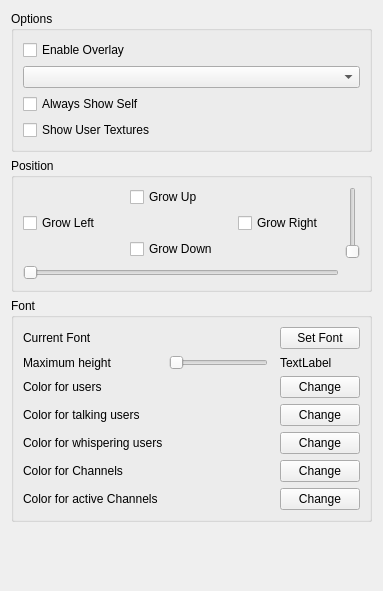
<?xml version="1.0" encoding="UTF-8"?>
<ui version="4.0">
 <class>OverlayConfig</class>
 <widget class="QWidget" name="OverlayConfig">
  <property name="geometry">
   <rect>
    <x>0</x>
    <y>0</y>
    <width>383</width>
    <height>591</height>
   </rect>
  </property>
  <property name="windowTitle">
   <string>Form</string>
  </property>
  <layout class="QVBoxLayout">
   <item>
    <widget class="QGroupBox" name="qgbOptions">
     <property name="title">
      <string>Options</string>
     </property>
     <layout class="QVBoxLayout">
      <item>
       <widget class="QCheckBox" name="qcbEnable">
        <property name="toolTip">
         <string>Enable overlay.</string>
        </property>
        <property name="whatsThis">
         <string>This sets whether the overlay is enabled or not. This setting is only checked when applications are started, so make sure Mumble is running and this option is on before you start the application.&lt;br /&gt;Please note that if you start Mumble after starting the application, or if you disable the overlay while the application is running, there is no safe way to restart the overlay without also restarting the application.</string>
        </property>
        <property name="text">
         <string>Enable Overlay</string>
        </property>
       </widget>
      </item>
      <item>
       <widget class="QComboBox" name="qcbShow">
        <property name="toolTip">
         <string>Who to show on the overlay</string>
        </property>
        <property name="whatsThis">
         <string>&lt;b&gt;This sets who to show in the in-game overlay.&lt;/b&gt;&lt;br /&gt;If many people are connected to the same channel, the overlay list might be very long. Use this to shorten it.&lt;br /&gt;&lt;i&gt;No one&lt;/i&gt; - Don't show anyone (but leave overlay running).&lt;br /&gt;&lt;i&gt;Only talking&lt;/i&gt; - Only show talking people.&lt;br /&gt;&lt;i&gt;Everyone&lt;/i&gt; - Show everyone.</string>
        </property>
       </widget>
      </item>
      <item>
       <widget class="QCheckBox" name="qcbAlwaysSelf">
        <property name="toolTip">
         <string>Always show yourself on overlay.</string>
        </property>
        <property name="whatsThis">
         <string>This sets whether to always show yourself or not. This setting is useful if you aren't showing everyone in the overlay, as then you would only see your own status if you were talking, which wouldn't let you see that you were deafened or muted.</string>
        </property>
        <property name="text">
         <string>Always Show Self</string>
        </property>
       </widget>
      </item>
      <item>
       <widget class="QCheckBox" name="qcbUserTextures">
        <property name="toolTip">
         <string>Show User custom textures instead of text on the overlay.</string>
        </property>
        <property name="whatsThis">
         <string>This sets whether to download and use custom textures for registered users. If disabled, the regular outline text will be used instead.</string>
        </property>
        <property name="text">
         <string>Show User Textures</string>
        </property>
       </widget>
      </item>
     </layout>
    </widget>
   </item>
   <item>
    <widget class="QGroupBox" name="qgbPosition">
     <property name="title">
      <string>Position</string>
     </property>
     <layout class="QGridLayout">
      <item row="0" column="1">
       <widget class="QCheckBox" name="qcbTop">
        <property name="toolTip">
         <string>Let overlay grow upwards</string>
        </property>
        <property name="whatsThis">
         <string>The overlay tries to stay as small as possible and at the position you have selected. This allows the overlay to grow upwards if needed.</string>
        </property>
        <property name="text">
         <string>Grow Up</string>
        </property>
       </widget>
      </item>
      <item row="0" column="3" rowspan="3">
       <widget class="QSlider" name="qsY">
        <property name="toolTip">
         <string>Y-Position of Overlay</string>
        </property>
        <property name="whatsThis">
         <string>This sets the relative Y position of the overlay.</string>
        </property>
        <property name="maximum">
         <number>100</number>
        </property>
        <property name="orientation">
         <enum>Qt::Vertical</enum>
        </property>
       </widget>
      </item>
      <item row="1" column="0">
       <widget class="QCheckBox" name="qcbLeft">
        <property name="toolTip">
         <string>Let overlay grow to the left</string>
        </property>
        <property name="whatsThis">
         <string>The overlay tries to stay as small as possible and at the position you have selected. This allows the overlay to grow to the left if needed.</string>
        </property>
        <property name="text">
         <string>Grow Left</string>
        </property>
       </widget>
      </item>
      <item row="1" column="2">
       <widget class="QCheckBox" name="qcbRight">
        <property name="toolTip">
         <string>Let overlay grow to the right</string>
        </property>
        <property name="whatsThis">
         <string>The overlay tries to stay as small as possible and at the position you have selected. This allows the overlay to grow to the right if needed.</string>
        </property>
        <property name="text">
         <string>Grow Right</string>
        </property>
       </widget>
      </item>
      <item row="2" column="1">
       <widget class="QCheckBox" name="qcbBottom">
        <property name="toolTip">
         <string>Let overlay grow downwards</string>
        </property>
        <property name="whatsThis">
         <string>The overlay tries to stay as small as possible and at the position you have selected. This allows the overlay to grow downwards if needed.</string>
        </property>
        <property name="text">
         <string>Grow Down</string>
        </property>
       </widget>
      </item>
      <item row="3" column="0" colspan="3">
       <widget class="QSlider" name="qsX">
        <property name="toolTip">
         <string>X-Position of Overlay</string>
        </property>
        <property name="whatsThis">
         <string>This sets the relative X position of the overlay.</string>
        </property>
        <property name="maximum">
         <number>100</number>
        </property>
        <property name="orientation">
         <enum>Qt::Horizontal</enum>
        </property>
       </widget>
      </item>
     </layout>
    </widget>
   </item>
   <item>
    <widget class="QGroupBox" name="qgbFont">
     <property name="title">
      <string>Font</string>
     </property>
     <layout class="QGridLayout">
      <item row="0" column="0">
       <widget class="QLabel" name="qliSetFont">
        <property name="text">
         <string>Current Font</string>
        </property>
       </widget>
      </item>
      <item row="0" column="1" colspan="2">
       <widget class="QLabel" name="qlCurrentFont">
        <property name="text">
         <string/>
        </property>
       </widget>
      </item>
      <item row="0" column="3">
       <widget class="QPushButton" name="qpbSetFont">
        <property name="text">
         <string>Set Font</string>
        </property>
       </widget>
      </item>
      <item row="1" column="0">
       <widget class="QLabel" name="qliMaxHeight">
        <property name="text">
         <string>Maximum height</string>
        </property>
       </widget>
      </item>
      <item row="1" column="1">
       <widget class="QSlider" name="qsMaxHeight">
        <property name="toolTip">
         <string>Maximum height of names.</string>
        </property>
        <property name="whatsThis">
         <string>This sets the maximum height of names shown, relative to the screen height. If your active 3D window is 800 pixels tall and this is set to 5%, each name will be 40 pixels tall. Note that the names will not be taller than 60 pixels no matter what you set here.</string>
        </property>
        <property name="minimum">
         <number>10</number>
        </property>
        <property name="maximum">
         <number>200</number>
        </property>
        <property name="orientation">
         <enum>Qt::Horizontal</enum>
        </property>
       </widget>
      </item>
      <item row="1" column="3">
       <widget class="QLabel" name="qlMaxHeight">
        <property name="text">
         <string>TextLabel</string>
        </property>
       </widget>
      </item>
      <item row="2" column="0">
       <widget class="QLabel" name="qliUser">
        <property name="text">
         <string>Color for users</string>
        </property>
       </widget>
      </item>
      <item row="2" column="3">
       <widget class="QPushButton" name="qpbUser">
        <property name="text">
         <string>Change</string>
        </property>
       </widget>
      </item>
      <item row="3" column="0">
       <widget class="QLabel" name="qliTalking">
        <property name="text">
         <string>Color for talking users</string>
        </property>
       </widget>
      </item>
      <item row="3" column="1" colspan="2">
       <widget class="QLabel" name="qlTalking">
        <property name="text">
         <string/>
        </property>
       </widget>
      </item>
      <item row="3" column="3">
       <widget class="QPushButton" name="qpbTalking">
        <property name="text">
         <string>Change</string>
        </property>
       </widget>
      </item>
      <item row="4" column="0">
       <widget class="QLabel" name="qliWhisper">
        <property name="text">
         <string>Color for whispering users</string>
        </property>
       </widget>
      </item>
      <item row="4" column="1" colspan="2">
       <widget class="QLabel" name="qlWhisper">
        <property name="text">
         <string/>
        </property>
       </widget>
      </item>
      <item row="4" column="3">
       <widget class="QPushButton" name="qpbWhisper">
        <property name="text">
         <string>Change</string>
        </property>
       </widget>
      </item>
      <item row="5" column="0">
       <widget class="QLabel" name="qliChannel">
        <property name="text">
         <string>Color for Channels</string>
        </property>
       </widget>
      </item>
      <item row="5" column="1" colspan="2">
       <widget class="QLabel" name="qlChannel">
        <property name="text">
         <string/>
        </property>
       </widget>
      </item>
      <item row="5" column="3">
       <widget class="QPushButton" name="qpbChannel">
        <property name="text">
         <string>Change</string>
        </property>
       </widget>
      </item>
      <item row="6" column="0">
       <widget class="QLabel" name="qliChannelTalking">
        <property name="text">
         <string>Color for active Channels</string>
        </property>
       </widget>
      </item>
      <item row="6" column="1">
       <widget class="QLabel" name="qlChannelTalking">
        <property name="text">
         <string/>
        </property>
       </widget>
      </item>
      <item row="6" column="3">
       <widget class="QPushButton" name="qpbChannelTalking">
        <property name="text">
         <string>Change</string>
        </property>
       </widget>
      </item>
      <item row="2" column="1" colspan="2">
       <widget class="QLabel" name="qlUser">
        <property name="text">
         <string/>
        </property>
       </widget>
      </item>
     </layout>
    </widget>
   </item>
   <item>
    <spacer>
     <property name="orientation">
      <enum>Qt::Vertical</enum>
     </property>
     <property name="sizeHint" stdset="0">
      <size>
       <width>0</width>
       <height>0</height>
      </size>
     </property>
    </spacer>
   </item>
  </layout>
 </widget>
 <tabstops>
  <tabstop>qcbEnable</tabstop>
  <tabstop>qcbShow</tabstop>
  <tabstop>qcbAlwaysSelf</tabstop>
  <tabstop>qcbUserTextures</tabstop>
  <tabstop>qcbTop</tabstop>
  <tabstop>qcbRight</tabstop>
  <tabstop>qcbBottom</tabstop>
  <tabstop>qcbLeft</tabstop>
  <tabstop>qsY</tabstop>
  <tabstop>qsX</tabstop>
  <tabstop>qpbSetFont</tabstop>
  <tabstop>qsMaxHeight</tabstop>
  <tabstop>qpbUser</tabstop>
  <tabstop>qpbTalking</tabstop>
  <tabstop>qpbWhisper</tabstop>
  <tabstop>qpbChannel</tabstop>
  <tabstop>qpbChannelTalking</tabstop>
 </tabstops>
 <resources/>
 <connections/>
</ui>
